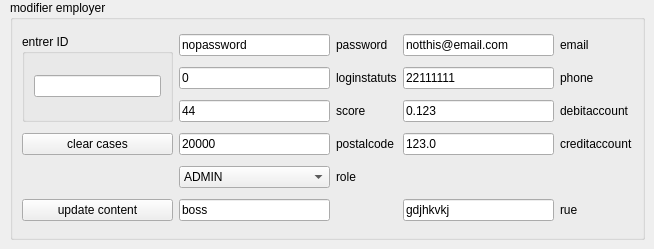
        <widget class="QWidget" name="tab_modifier_personnel">
         <attribute name="title">
          <string>moifier personnel</string>
         </attribute>
         <widget class="QGroupBox" name="groupBox_4">
          <property name="geometry">
           <rect>
            <x>10</x>
            <y>0</y>
            <width>635</width>
            <height>240</height>
           </rect>
          </property>
          <property name="title">
           <string>modifier employer</string>
          </property>
          <layout class="QGridLayout" name="gridLayout">
           <item row="6" column="0">
            <widget class="QPushButton" name="pushButton_update_employee">
             <property name="text">
              <string>update content</string>
             </property>
            </widget>
           </item>
           <item row="2" column="1">
            <widget class="QLineEdit" name="lineEdit_scor_2">
             <property name="text">
              <string>44</string>
             </property>
            </widget>
           </item>
           <item row="2" column="3">
            <widget class="QLineEdit" name="lineEdit_debitaccount_2">
             <property name="text">
              <string>0.123</string>
             </property>
            </widget>
           </item>
           <item row="0" column="4">
            <widget class="QLabel" name="label_11">
             <property name="text">
              <string>email</string>
             </property>
            </widget>
           </item>
           <item row="1" column="3">
            <widget class="QLineEdit" name="lineEdit_phone_2">
             <property name="text">
              <string>22111111</string>
             </property>
            </widget>
           </item>
           <item row="4" column="2">
            <widget class="QLabel" name="label_17">
             <property name="text">
              <string>postalcode</string>
             </property>
            </widget>
           </item>
           <item row="4" column="1">
            <widget class="QLineEdit" name="lineEdit_postalcode_2">
             <property name="text">
              <string>20000</string>
             </property>
            </widget>
           </item>
           <item row="2" column="4">
            <widget class="QLabel" name="label_27">
             <property name="text">
              <string>debitaccount</string>
             </property>
            </widget>
           </item>
           <item row="6" column="1">
            <widget class="QLineEdit" name="lineEdit_role_2">
             <property name="text">
              <string>boss</string>
             </property>
            </widget>
           </item>
           <item row="6" column="4">
            <widget class="QLabel" name="label_18">
             <property name="text">
              <string>rue</string>
             </property>
            </widget>
           </item>
           <item row="5" column="1">
            <widget class="QComboBox" name="comboBox_role">
             <item>
              <property name="text">
               <string>ADMIN</string>
              </property>
             </item>
             <item>
              <property name="text">
               <string>BUS_AGENT</string>
              </property>
             </item>
             <item>
              <property name="text">
               <string>ABONN_AGENT</string>
              </property>
             </item>
             <item>
              <property name="text">
               <string>STATION_AGENT</string>
              </property>
             </item>
             <item>
              <property name="text">
               <string>RECLAM_AGENT</string>
              </property>
             </item>
             <item>
              <property name="text">
               <string>OTHER</string>
              </property>
             </item>
            </widget>
           </item>
           <item row="2" column="2">
            <widget class="QLabel" name="label_34">
             <property name="text">
              <string>score</string>
             </property>
            </widget>
           </item>
           <item row="4" column="4">
            <widget class="QLabel" name="label_35">
             <property name="text">
              <string>creditaccount</string>
             </property>
            </widget>
           </item>
           <item row="0" column="1">
            <widget class="QLineEdit" name="lineEdit_password_2">
             <property name="text">
              <string>nopassword</string>
             </property>
            </widget>
           </item>
           <item row="1" column="1">
            <widget class="QLineEdit" name="lineEdit_loginstatus_2">
             <property name="text">
              <string>0</string>
             </property>
            </widget>
           </item>
           <item row="1" column="2">
            <widget class="QLabel" name="label_14">
             <property name="text">
              <string>loginstatuts</string>
             </property>
            </widget>
           </item>
           <item row="4" column="0">
            <widget class="QPushButton" name="pushButton_clear_cases_ajouter_2">
             <property name="text">
              <string>clear cases</string>
             </property>
            </widget>
           </item>
           <item row="5" column="2">
            <widget class="QLabel" name="label_role">
             <property name="text">
              <string>role</string>
             </property>
            </widget>
           </item>
           <item row="6" column="3">
            <widget class="QLineEdit" name="lineEdit_address_2">
             <property name="text">
              <string>gdjhkvkj</string>
             </property>
            </widget>
           </item>
           <item row="0" column="2">
            <widget class="QLabel" name="label_13">
             <property name="text">
              <string>password</string>
             </property>
            </widget>
           </item>
           <item row="4" column="3">
            <widget class="QLineEdit" name="lineEdit_creditaccount_2">
             <property name="text">
              <string>123.0</string>
             </property>
            </widget>
           </item>
           <item row="0" column="3">
            <widget class="QLineEdit" name="lineEdit_email_2">
             <property name="text">
              <string>notthis@email.com</string>
             </property>
            </widget>
           </item>
           <item row="0" column="0" rowspan="3">
            <widget class="QGroupBox" name="groupBox_5">
             <property name="title">
              <string>entrer ID</string>
             </property>
             <layout class="QVBoxLayout" name="verticalLayout">
              <item>
               <widget class="QLineEdit" name="lineEdit_id_search_modifier_field">
                <property name="text">
                 <string/>
                </property>
               </widget>
              </item>
             </layout>
            </widget>
           </item>
           <item row="1" column="4">
            <widget class="QLabel" name="label_36">
             <property name="text">
              <string>phone</string>
             </property>
            </widget>
           </item>
          </layout>
         </widget>
        </widget>
